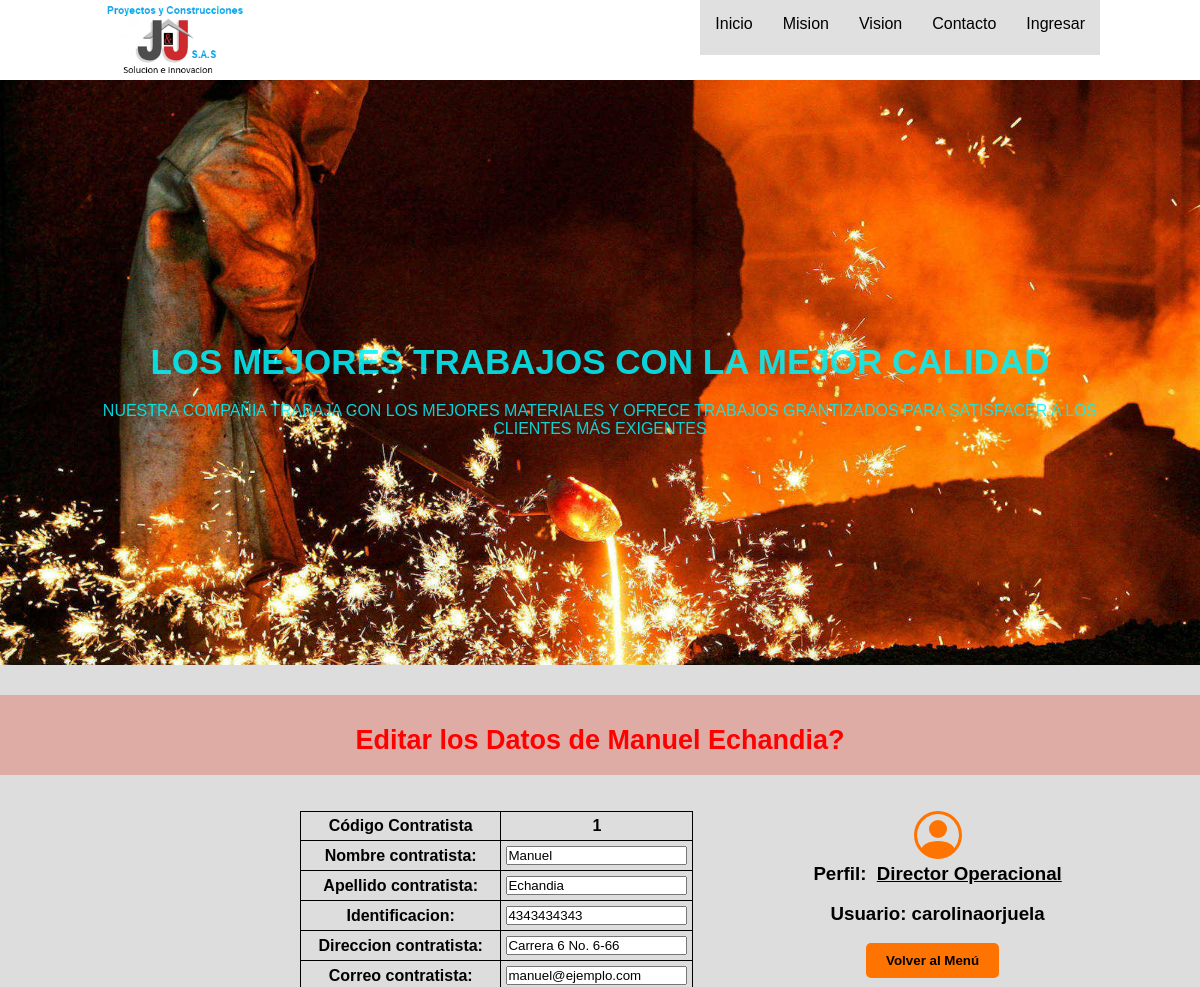
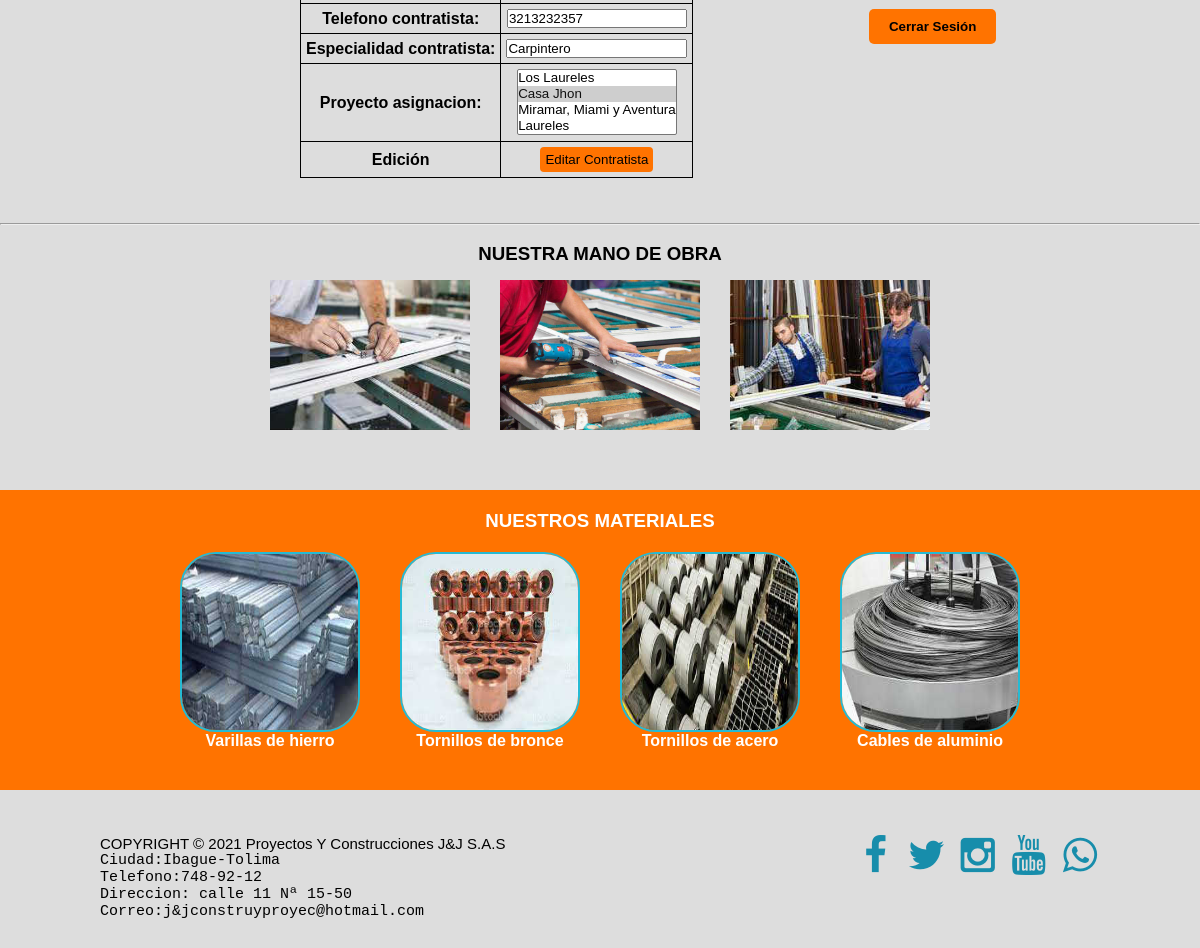
The app's page /operaciones/editarcontratista1 (signed in) with its own data (2 pictures, top to bottom).
### operaciones/models.py (models this page shows)
class Contratistas (models.Model):
    codigo_contratista = models.AutoField(
        primary_key=True)  # llave primaria
    nombre_contratista = models.CharField(max_length=50)
    apellido_contratista = models.CharField(max_length=50, default="")
    identificacion = models.PositiveIntegerField(default="000000000")
    direccion_contratista = models.CharField(max_length=100)
    correo_contratista = models.EmailField(default="ejemplo@ejemplo.com")
    telefono_contratista = models.PositiveBigIntegerField()
    especialidad_contratista = models.CharField(max_length=50)
    proyecto_asignacion = ManyToManyField(Proyectos)
    def proyectos_asignados(self):
        return ', '.join([Proyectos.nombre_proyecto for Proyectos in self.proyecto_asignacion.all()])
    proyectos_asignados.short_description = "Proyectos"
    def __str__(self):
        return f"{self.nombre_contratista} {self.apellido_contratista}"

class CustomUser(AbstractUser):
    identificacion = models.PositiveBigIntegerField(
        default="0000000000")
    cargos = [
        ("Gerente General", "Director General"),
        ("Director Operacional", "Director Operacional"),
        ("Almacenista", "Almacenista"),
        ("Contratista", "Contratista")
    ]
    cargo_empleado = models.CharField(
        max_length=50, choices=cargos, default="Contratista")
    telefono_empleado = models.PositiveBigIntegerField(default="0000000000")
    correo_empleado = models.EmailField(default="ejemplo@ejemplo.com")

### operaciones/views.py (the view)
# urls.py: path("editarcontratista<int:codigo_contratista>", views.editarcontratista,
@login_required(login_url="/inventarios/ingresar")
def editarcontratista(request, codigo_contratista):
    contratista = Contratistas.objects.get(
        codigo_contratista=codigo_contratista)
    if request.method == "POST":
        formulario = forms.EditarContratista(request.POST or None,
                                             instance=contratista)
        if formulario.is_valid:
            formulario.save()
            return render(request, "inventarios/gerente.html", {
                'mensaje': "Datos del contratista actualizados con éxito!"
            })
        else:
            return render(request, "operaciones/editarcontratista.html", {
                'contratista': contratista,
                'mensaje': "Ups. Algo Salió Mal!"
            })
    else:
        formulario = forms.EditarContratista(instance=contratista)
        return render(request, "operaciones/editarcontratista.html", {
            'contratista': contratista,
            'formulario': formulario
        })

### operaciones/forms.py
class EditarContratista(forms.ModelForm):
    class Meta:
        model = models.Contratistas
        fields = [
            "nombre_contratista", "apellido_contratista", "identificacion",
            "direccion_contratista", "correo_contratista",
            "telefono_contratista", "especialidad_contratista",
            "proyecto_asignacion"
        ]

### operaciones/models.py (called while the page is built)
    def __str__(self):
        return f"{self.nombre_proyecto}"

### operaciones/templates/operaciones/editarcontratista.html (shortened to what this page needs)
{% extends "inventarios/layout.html" %}
{% block main %}
    <div id="b">
    </div>
    <div class="centering error">
        <h2>Editar los Datos de {{ contratista }}?</h2>
    </div>
    <br><br>
    <section id="bflex">
        <div class="floatLeft">
                <table>
                    <tr>
                        <th><h4>Código Contratista</h4></th>
                        <th><h4> {{ contratista.codigo_contratista }} </h4></th>
                    </tr>
                    <tr>
                        <form href="{% url 'operaciones:editarcontratista' contratista.codigo_contratista %}"method="post">
                            {{ formulario }}
                            <td><b><p>Edición</p></b></td>
                            <td>
                                <input type="submit" value="Editar Contratista" class="edition">
                            </td>
                        </form>
                    </tr>
                </table>
        </div>
        <div class="floatRight">
                <h3>Perfil:&nbsp;&nbsp;<u>{{ user.cargo_empleado }}</u></h3>
                <br>
                {% if user.is_authenticated %}
                    <h3>Usuario: {{ user.username }}</h3>
                {% endif %}
                <br>
                <div class="centering logout">
                    <form action="{% url 'operaciones:redirecciongerente' %}" method="post">
                            <input autofocus type="submit" Value="Volver al Menú" class="logout" title="Volver al Menú {{ user.cargo_empleado }}">
                    </form>
                </div>
                <br>
                <div class="centering logout">
                    <form action="{% url 'inventarios:salir' %}" method="post">
                            <input type="submit" value="Cerrar Sesión" class="logout" title="Cerrar Sesión {{ user.cargo_empleado }}">
                    </form>
                </div>
        </div>
        <br><br>
    </section>
{% endblock %}

### inventarios/static/inventarios/styles.css (style rules this page uses)
* { margin: 0; padding: 0; box-sizing: border-box; }
body { font-family: "Franklin Gothic Medium", "Arial Narrow", Arial, sans-serif; background-color: #ddd; }
section { width: 100%; margin-bottom: 45px; text-align: center; top: -30px; }
h2 { margin-bottom: 20px; }
#b { text-align: center; width: 70%; position: relative; left: 50%; top: 10%; transform: translate(-50%, 0%); padding: 55% 0 0 0; }
#bflex { text-align: center; width: 100%; display: flex; right: 0%; }
.floatRight { float: right; margin: 0 0 0 10%; }
.floatLeft { float: left; margin-left: 25%; }
#bien h3, h4 { text-align: center; }
.centering { width: 100%; height: auto; display: flex; justify-content: center; text-align: center; }
.LoginForm input[type="submit"], .centering input[type="submit"] { transition: O.3s; margin-right: 10px; border: none; background-color: rgb(255, 115, 0); color: var(--white); padding: 10px 20px; font-weight: bold; border-radius: 5px; }
.edition { padding: 5px; border-radius: 4px; max-width: 100%; background-color: rgb(255, 115, 0); border: none; }
.error { color: red; text-align: center; background-color: rgba(220, 55, 34, 0.3); height: 50px; padding: 30px 0 50px 0; font-size: large; margin-top: -90px; }
table, th, td { border:1px solid black; border-collapse: collapse; padding: 5px; }

### records on screen
Contratistas: nombre_contratista+apellido_contratista "Manuel Echandia", codigo_contratista "1", nombre_contratista "Manuel", apellido_contratista "Echandia", identificacion "4343434343", direccion_contratista "Carrera 6 No. 6-66", correo_contratista "manuel@ejemplo.com", telefono_contratista "3213232357", especialidad_contratista "Carpintero"
CustomUser: cargo_empleado "Director Operacional", username "carolinaorjuela"
